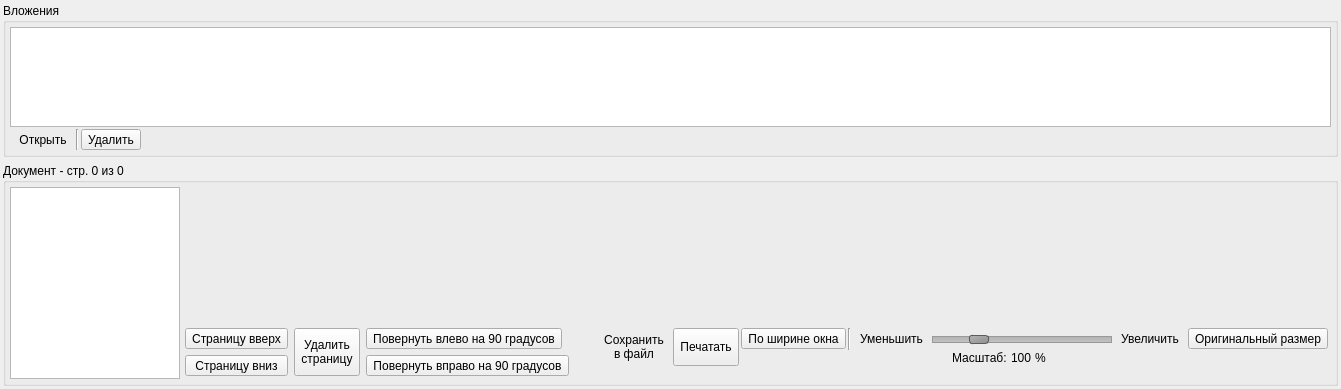
    <widget class="QWidget" name="widget_6" native="true">
     <layout class="QVBoxLayout" name="verticalLayout_4">
      <property name="leftMargin">
       <number>3</number>
      </property>
      <property name="topMargin">
       <number>3</number>
      </property>
      <property name="rightMargin">
       <number>3</number>
      </property>
      <property name="bottomMargin">
       <number>3</number>
      </property>
      <item>
       <widget class="QGroupBox" name="wgt_ExtDoc">
        <property name="sizePolicy">
         <sizepolicy hsizetype="Preferred" vsizetype="Maximum">
          <horstretch>0</horstretch>
          <verstretch>0</verstretch>
         </sizepolicy>
        </property>
        <property name="title">
         <string>Вложения</string>
        </property>
        <layout class="QGridLayout" name="gridLayout_10">
         <property name="leftMargin">
          <number>4</number>
         </property>
         <property name="topMargin">
          <number>4</number>
         </property>
         <property name="rightMargin">
          <number>4</number>
         </property>
         <property name="bottomMargin">
          <number>4</number>
         </property>
         <property name="spacing">
          <number>2</number>
         </property>
         <item row="1" column="1" colspan="2">
          <widget class="QToolButton" name="tBt_OpenExt">
           <property name="text">
            <string>Открыть</string>
           </property>
           <property name="autoRaise">
            <bool>true</bool>
           </property>
          </widget>
         </item>
         <item row="1" column="5">
          <spacer name="horizontalSpacer_10">
           <property name="orientation">
            <enum>Qt::Horizontal</enum>
           </property>
           <property name="sizeHint" stdset="0">
            <size>
             <width>1</width>
             <height>20</height>
            </size>
           </property>
          </spacer>
         </item>
         <item row="0" column="0" colspan="6">
          <widget class="QListWidget" name="lstWgt_Attachments">
           <property name="sizePolicy">
            <sizepolicy hsizetype="Expanding" vsizetype="Maximum">
             <horstretch>0</horstretch>
             <verstretch>0</verstretch>
            </sizepolicy>
           </property>
           <property name="maximumSize">
            <size>
             <width>16777215</width>
             <height>100</height>
            </size>
           </property>
           <property name="alternatingRowColors">
            <bool>true</bool>
           </property>
           <property name="isWrapping" stdset="0">
            <bool>true</bool>
           </property>
           <property name="sortingEnabled">
            <bool>true</bool>
           </property>
           <item>
            <property name="text">
             <string/>
            </property>
           </item>
          </widget>
         </item>
         <item row="1" column="4">
          <widget class="QToolButton" name="tBt_RemoveExt">
           <property name="text">
            <string>Удалить</string>
           </property>
          </widget>
         </item>
         <item row="1" column="3">
          <widget class="Line" name="line_4">
           <property name="orientation">
            <enum>Qt::Vertical</enum>
           </property>
          </widget>
         </item>
        </layout>
       </widget>
      </item>
      <item>
       <widget class="QGroupBox" name="gBox_Pages">
        <property name="sizePolicy">
         <sizepolicy hsizetype="Preferred" vsizetype="Expanding">
          <horstretch>0</horstretch>
          <verstretch>0</verstretch>
         </sizepolicy>
        </property>
        <property name="title">
         <string>Документ - стр. 0 из 0</string>
        </property>
        <layout class="QGridLayout" name="gridLayout_6">
         <property name="leftMargin">
          <number>4</number>
         </property>
         <property name="topMargin">
          <number>4</number>
         </property>
         <property name="rightMargin">
          <number>4</number>
         </property>
         <property name="bottomMargin">
          <number>4</number>
         </property>
         <property name="spacing">
          <number>2</number>
         </property>
         <item row="1" column="1" rowspan="2">
          <widget class="QWidget" name="wgt_PageEdit" native="true">
           <property name="sizePolicy">
            <sizepolicy hsizetype="Preferred" vsizetype="Fixed">
             <horstretch>0</horstretch>
             <verstretch>0</verstretch>
            </sizepolicy>
           </property>
           <layout class="QGridLayout" name="gridLayout_7">
            <property name="leftMargin">
             <number>0</number>
            </property>
            <property name="topMargin">
             <number>0</number>
            </property>
            <property name="rightMargin">
             <number>0</number>
            </property>
            <property name="bottomMargin">
             <number>0</number>
            </property>
            <property name="spacing">
             <number>0</number>
            </property>
            <item row="0" column="3">
             <spacer name="horizontalSpacer_5">
              <property name="orientation">
               <enum>Qt::Horizontal</enum>
              </property>
              <property name="sizeHint" stdset="0">
               <size>
                <width>20</width>
                <height>20</height>
               </size>
              </property>
             </spacer>
            </item>
            <item row="0" column="0">
             <widget class="QWidget" name="widget_4" native="true">
              <layout class="QGridLayout" name="gridLayout_9">
               <property name="leftMargin">
                <number>3</number>
               </property>
               <property name="topMargin">
                <number>3</number>
               </property>
               <property name="rightMargin">
                <number>3</number>
               </property>
               <property name="bottomMargin">
                <number>3</number>
               </property>
               <item row="0" column="0">
                <widget class="QToolButton" name="tBt_PageUp">
                 <property name="sizePolicy">
                  <sizepolicy hsizetype="Preferred" vsizetype="Fixed">
                   <horstretch>0</horstretch>
                   <verstretch>0</verstretch>
                  </sizepolicy>
                 </property>
                 <property name="toolTip">
                  <string>Страницу вверх</string>
                 </property>
                 <property name="text">
                  <string>Страницу вверх</string>
                 </property>
                 <property name="icon">
                  <iconset resource="electrodoc_icons.qrc">
                   <normaloff>:/icons/monotone_arrow_up_hover.png</normaloff>:/icons/monotone_arrow_up_hover.png</iconset>
                 </property>
                 <property name="iconSize">
                  <size>
                   <width>24</width>
                   <height>24</height>
                  </size>
                 </property>
                 <property name="toolButtonStyle">
                  <enum>Qt::ToolButtonIconOnly</enum>
                 </property>
                </widget>
               </item>
               <item row="1" column="0">
                <widget class="QToolButton" name="tBt_PageDown">
                 <property name="sizePolicy">
                  <sizepolicy hsizetype="Preferred" vsizetype="Fixed">
                   <horstretch>0</horstretch>
                   <verstretch>0</verstretch>
                  </sizepolicy>
                 </property>
                 <property name="toolTip">
                  <string>Страницу вниз</string>
                 </property>
                 <property name="text">
                  <string>Страницу вниз</string>
                 </property>
                 <property name="icon">
                  <iconset resource="electrodoc_icons.qrc">
                   <normaloff>:/icons/monotone_arrow_down_hover.png</normaloff>:/icons/monotone_arrow_down_hover.png</iconset>
                 </property>
                 <property name="iconSize">
                  <size>
                   <width>24</width>
                   <height>24</height>
                  </size>
                 </property>
                 <property name="toolButtonStyle">
                  <enum>Qt::ToolButtonIconOnly</enum>
                 </property>
                </widget>
               </item>
              </layout>
             </widget>
            </item>
            <item row="0" column="2">
             <widget class="QWidget" name="widget_5" native="true">
              <layout class="QVBoxLayout" name="verticalLayout">
               <property name="leftMargin">
                <number>3</number>
               </property>
               <property name="topMargin">
                <number>3</number>
               </property>
               <property name="rightMargin">
                <number>3</number>
               </property>
               <property name="bottomMargin">
                <number>3</number>
               </property>
               <item>
                <widget class="QToolButton" name="tBt_RotateLeft">
                 <property name="toolTip">
                  <string>Повернуть влево на 90 градусов</string>
                 </property>
                 <property name="text">
                  <string>Повернуть влево на 90 градусов</string>
                 </property>
                 <property name="icon">
                  <iconset resource="electrodoc_icons.qrc">
                   <normaloff>:/icons/rotate_ccw.png</normaloff>:/icons/rotate_ccw.png</iconset>
                 </property>
                 <property name="iconSize">
                  <size>
                   <width>24</width>
                   <height>24</height>
                  </size>
                 </property>
                </widget>
               </item>
               <item>
                <widget class="QToolButton" name="tBt_RotateRight">
                 <property name="toolTip">
                  <string>Повернуть вправо на 90 градусов</string>
                 </property>
                 <property name="text">
                  <string>Повернуть вправо на 90 градусов</string>
                 </property>
                 <property name="icon">
                  <iconset resource="electrodoc_icons.qrc">
                   <normaloff>:/icons/rotate_cw.png</normaloff>:/icons/rotate_cw.png</iconset>
                 </property>
                 <property name="iconSize">
                  <size>
                   <width>24</width>
                   <height>24</height>
                  </size>
                 </property>
                </widget>
               </item>
              </layout>
             </widget>
            </item>
            <item row="0" column="1">
             <widget class="QWidget" name="widget_2" native="true">
              <layout class="QVBoxLayout" name="verticalLayout_3">
               <property name="leftMargin">
                <number>3</number>
               </property>
               <property name="topMargin">
                <number>3</number>
               </property>
               <property name="rightMargin">
                <number>3</number>
               </property>
               <property name="bottomMargin">
                <number>3</number>
               </property>
               <item>
                <widget class="QToolButton" name="tBt_DeletePage">
                 <property name="sizePolicy">
                  <sizepolicy hsizetype="Fixed" vsizetype="Preferred">
                   <horstretch>0</horstretch>
                   <verstretch>0</verstretch>
                  </sizepolicy>
                 </property>
                 <property name="styleSheet">
                  <string notr="true"/>
                 </property>
                 <property name="text">
                  <string>Удалить
страницу</string>
                 </property>
                </widget>
               </item>
              </layout>
             </widget>
            </item>
           </layout>
          </widget>
         </item>
         <item row="0" column="0" rowspan="3">
          <widget class="QListWidget" name="lWgt_Pages">
           <property name="minimumSize">
            <size>
             <width>170</width>
             <height>0</height>
            </size>
           </property>
           <property name="maximumSize">
            <size>
             <width>170</width>
             <height>16777215</height>
            </size>
           </property>
           <property name="editTriggers">
            <set>QAbstractItemView::NoEditTriggers</set>
           </property>
          </widget>
         </item>
         <item row="1" column="2">
          <widget class="QWidget" name="wgt_Zoom" native="true">
           <property name="sizePolicy">
            <sizepolicy hsizetype="Preferred" vsizetype="Fixed">
             <horstretch>0</horstretch>
             <verstretch>0</verstretch>
            </sizepolicy>
           </property>
           <property name="styleSheet">
            <string notr="true"/>
           </property>
           <layout class="QGridLayout" name="gridLayout_8">
            <property name="leftMargin">
             <number>3</number>
            </property>
            <property name="topMargin">
             <number>3</number>
            </property>
            <property name="rightMargin">
             <number>3</number>
            </property>
            <property name="bottomMargin">
             <number>3</number>
            </property>
            <property name="horizontalSpacing">
             <number>2</number>
            </property>
            <property name="verticalSpacing">
             <number>0</number>
            </property>
            <item row="0" column="6">
             <widget class="QSlider" name="hSlider_Scale">
              <property name="minimumSize">
               <size>
                <width>180</width>
                <height>22</height>
               </size>
              </property>
              <property name="maximumSize">
               <size>
                <width>180</width>
                <height>22</height>
               </size>
              </property>
              <property name="toolTip">
               <string>Масштаб</string>
              </property>
              <property name="styleSheet">
               <string notr="true"> QSlider::groove:horizontal {
     border: 1px solid #999999;
     height: 5px; /* the groove expands to the size of the slider by default. by giving it a height, it has a fixed size */
     background: qlineargradient(x1:0, y1:0, x2:0, y2:1, stop:0 #B1B1B1, stop:1 #c4c4c4);
     margin: 2px 0;
	color: black;
 }
  QSlider::handle:horizontal {
     background: qlineargradient(x1:0, y1:0, x2:1, y2:1, stop:0 #b4b4b4, stop:1 #8f8f8f);
     border: 1px solid #5c5c5c;
     width: 18px;
     margin: -2px 0;
     border-radius: 3px;
 }
  QSlider::handle:horizontal:hover {
     background: qlineargradient(x1:0, y1:0, x2:1, y2:1, stop:0 rgb(255, 180, 0), stop:1 rgb(255, 120, 0));
     border: 1px solid rgb(255, 155, 0);
 }
</string>
              </property>
              <property name="minimum">
               <number>10</number>
              </property>
              <property name="maximum">
               <number>400</number>
              </property>
              <property name="singleStep">
               <number>1</number>
              </property>
              <property name="pageStep">
               <number>400</number>
              </property>
              <property name="value">
               <number>100</number>
              </property>
              <property name="sliderPosition">
               <number>100</number>
              </property>
              <property name="orientation">
               <enum>Qt::Horizontal</enum>
              </property>
             </widget>
            </item>
            <item row="0" column="5">
             <widget class="QToolButton" name="tBt_ZoomOut">
              <property name="toolTip">
               <string>Уменьшить</string>
              </property>
              <property name="text">
               <string>Уменьшить</string>
              </property>
              <property name="icon">
               <iconset resource="electrodoc_icons.qrc">
                <normaloff>:/icons/old-zoom-out.png</normaloff>:/icons/old-zoom-out.png</iconset>
              </property>
              <property name="iconSize">
               <size>
                <width>24</width>
                <height>24</height>
               </size>
              </property>
              <property name="autoRaise">
               <bool>true</bool>
              </property>
             </widget>
            </item>
            <item row="0" column="7">
             <widget class="QToolButton" name="tBt_ZoomIn">
              <property name="toolTip">
               <string>Увеличить</string>
              </property>
              <property name="text">
               <string>Увеличить</string>
              </property>
              <property name="icon">
               <iconset resource="electrodoc_icons.qrc">
                <normaloff>:/icons/old-zoom-in.png</normaloff>:/icons/old-zoom-in.png</iconset>
              </property>
              <property name="iconSize">
               <size>
                <width>24</width>
                <height>24</height>
               </size>
              </property>
              <property name="autoRaise">
               <bool>true</bool>
              </property>
             </widget>
            </item>
            <item row="1" column="6">
             <widget class="QWidget" name="widget_3" native="true">
              <property name="sizePolicy">
               <sizepolicy hsizetype="Preferred" vsizetype="Fixed">
                <horstretch>0</horstretch>
                <verstretch>0</verstretch>
               </sizepolicy>
              </property>
              <layout class="QHBoxLayout" name="horizontalLayout">
               <property name="spacing">
                <number>0</number>
               </property>
               <property name="leftMargin">
                <number>0</number>
               </property>
               <property name="topMargin">
                <number>0</number>
               </property>
               <property name="rightMargin">
                <number>0</number>
               </property>
               <property name="bottomMargin">
                <number>0</number>
               </property>
               <item>
                <widget class="QLabel" name="label_7">
                 <property name="sizePolicy">
                  <sizepolicy hsizetype="Preferred" vsizetype="Fixed">
                   <horstretch>0</horstretch>
                   <verstretch>0</verstretch>
                  </sizepolicy>
                 </property>
                 <property name="text">
                  <string>Масштаб: </string>
                 </property>
                 <property name="alignment">
                  <set>Qt::AlignRight|Qt::AlignTrailing|Qt::AlignVCenter</set>
                 </property>
                </widget>
               </item>
               <item>
                <widget class="QSpinBox" name="spinBox_Scale">
                 <property name="sizePolicy">
                  <sizepolicy hsizetype="Fixed" vsizetype="Fixed">
                   <horstretch>0</horstretch>
                   <verstretch>0</verstretch>
                  </sizepolicy>
                 </property>
                 <property name="styleSheet">
                  <string notr="true">QSpinBox
{
	border-radius: 3px;
	border: 1px solid rgba(0, 0, 0, 0);
	background-color: rgba(255, 255, 255, 0);
	padding: -1px -1px -1px -1px;
}
QSpinBox::focus
{
	border: 1px solid rgb(150, 255, 255);
	background-color: rgb(238, 255, 255);
}</string>
                 </property>
                 <property name="alignment">
                  <set>Qt::AlignRight|Qt::AlignTop|Qt::AlignTrailing</set>
                 </property>
                 <property name="buttonSymbols">
                  <enum>QAbstractSpinBox::NoButtons</enum>
                 </property>
                 <property name="suffix">
                  <string/>
                 </property>
                 <property name="prefix">
                  <string/>
                 </property>
                 <property name="minimum">
                  <number>10</number>
                 </property>
                 <property name="maximum">
                  <number>400</number>
                 </property>
                 <property name="singleStep">
                  <number>10</number>
                 </property>
                 <property name="value">
                  <number>100</number>
                 </property>
                </widget>
               </item>
               <item>
                <widget class="QLabel" name="label_8">
                 <property name="sizePolicy">
                  <sizepolicy hsizetype="Preferred" vsizetype="Fixed">
                   <horstretch>0</horstretch>
                   <verstretch>0</verstretch>
                  </sizepolicy>
                 </property>
                 <property name="text">
                  <string>%</string>
                 </property>
                </widget>
               </item>
              </layout>
             </widget>
            </item>
            <item row="0" column="4">
             <widget class="Line" name="line">
              <property name="orientation">
               <enum>Qt::Vertical</enum>
              </property>
             </widget>
            </item>
            <item row="0" column="3">
             <widget class="QToolButton" name="tBt_FitWidth">
              <property name="toolTip">
               <string>По ширине окна</string>
              </property>
              <property name="text">
               <string>По ширине окна</string>
              </property>
              <property name="icon">
               <iconset resource="electrodoc_icons.qrc">
                <normaloff>:/icons/old-zoom-best-fit.png</normaloff>:/icons/old-zoom-best-fit.png</iconset>
              </property>
              <property name="iconSize">
               <size>
                <width>24</width>
                <height>24</height>
               </size>
              </property>
             </widget>
            </item>
            <item row="0" column="8">
             <widget class="QToolButton" name="tBt_OriginalZoom">
              <property name="toolTip">
               <string>Оригинальный размер</string>
              </property>
              <property name="text">
               <string>Оригинальный размер</string>
              </property>
              <property name="icon">
               <iconset resource="electrodoc_icons.qrc">
                <normaloff>:/icons/old-zoom-original.png</normaloff>:/icons/old-zoom-original.png</iconset>
              </property>
              <property name="iconSize">
               <size>
                <width>24</width>
                <height>24</height>
               </size>
              </property>
             </widget>
            </item>
            <item row="0" column="2" rowspan="2">
             <widget class="QToolButton" name="tBt_Print">
              <property name="sizePolicy">
               <sizepolicy hsizetype="Fixed" vsizetype="Preferred">
                <horstretch>0</horstretch>
                <verstretch>0</verstretch>
               </sizepolicy>
              </property>
              <property name="text">
               <string>Печатать</string>
              </property>
              <property name="icon">
               <iconset resource="electrodoc_icons.qrc">
                <normaloff>:/icons/fileprint.png</normaloff>:/icons/fileprint.png</iconset>
              </property>
              <property name="toolButtonStyle">
               <enum>Qt::ToolButtonTextUnderIcon</enum>
              </property>
             </widget>
            </item>
            <item row="0" column="1" rowspan="2">
             <widget class="QToolButton" name="tBt_SaveFile">
              <property name="sizePolicy">
               <sizepolicy hsizetype="Fixed" vsizetype="Preferred">
                <horstretch>0</horstretch>
                <verstretch>0</verstretch>
               </sizepolicy>
              </property>
              <property name="text">
               <string>Сохранить
в файл</string>
              </property>
              <property name="autoRaise">
               <bool>true</bool>
              </property>
             </widget>
            </item>
           </layout>
          </widget>
         </item>
         <item row="2" column="2">
          <spacer name="verticalSpacer">
           <property name="orientation">
            <enum>Qt::Vertical</enum>
           </property>
           <property name="sizeType">
            <enum>QSizePolicy::Preferred</enum>
           </property>
           <property name="sizeHint" stdset="0">
            <size>
             <width>20</width>
             <height>1</height>
            </size>
           </property>
          </spacer>
         </item>
         <item row="0" column="1" colspan="2">
          <widget class="QWidget" name="wgt_Pages" native="true">
           <property name="sizePolicy">
            <sizepolicy hsizetype="Expanding" vsizetype="Expanding">
             <horstretch>0</horstretch>
             <verstretch>0</verstretch>
            </sizepolicy>
           </property>
          </widget>
         </item>
        </layout>
       </widget>
      </item>
     </layout>
    </widget>
